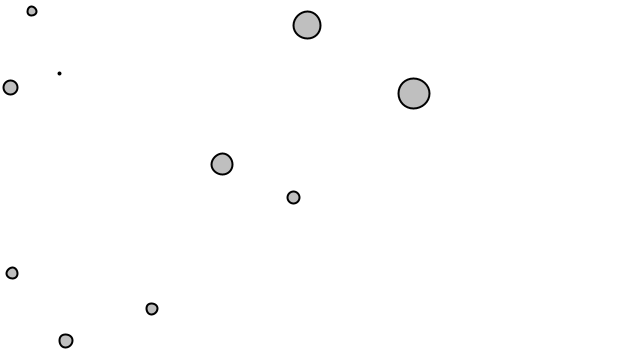
Frame 1 (no input)
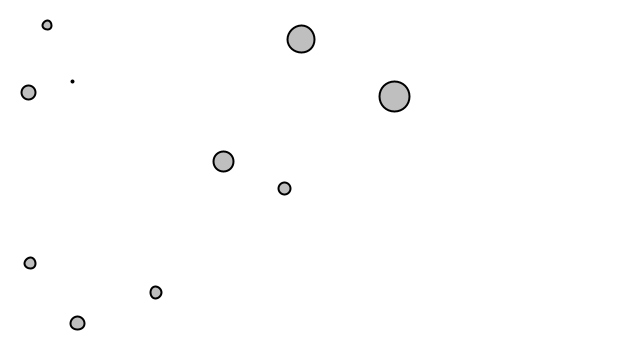
Frame 60 (the mouse pressed at the canvas centre just before this capture)
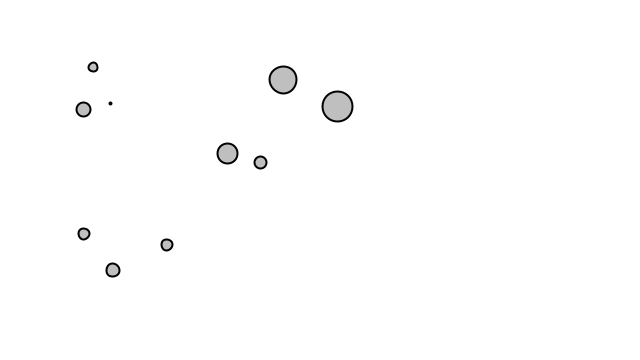
Frame 120 (the mouse held since frame 60 and released just before this capture)

The Processing sketch that drew these frames (run headless with seeded random() and noise(); from frame 60 on, the mouse is pressed at the canvas centre):

// Processing sketch: Example_2_9_N_Bodies
// ── Example_2_9_N_Bodies.pde
// The Nature of Code
// Daniel Shiffman
// http://natureofcode.com

Body[] bodies = new Body[10];

float G = 1;

void setup() {
  size(640, 360);
  for (int i = 0; i < 10; i++) {
    bodies[i] = new Body(random(width), random(height), random(0.1, 2));
  }
}

void draw() {
  background(255);

  for (int i = 0; i < bodies.length; i++) {
    for (int j = 0; j < bodies.length; j++) {
      if (i != j) {
        PVector force = bodies[j].attract(bodies[i]);
        bodies[i].applyForce(force);
      }
    }

    bodies[i].update();
    bodies[i].show();
  }
}

// ── Body.pde
// The Nature of Code
// Daniel Shiffman
// http://natureofcode.com

class Body {
  float mass;
  PVector position, velocity, acceleration;
  
  Body(float x, float y, float m) {
    this.mass = m;
    this.position = new PVector(x, y);
    this.velocity = new PVector(0, 0);
    this.acceleration = new PVector(0, 0);
  }

  void applyForce(PVector force) {
    PVector f = PVector.div(force, this.mass);
    this.acceleration.add(f);
  }

  void update() {
    this.velocity.add(this.acceleration);
    this.position.add(this.velocity);
    this.acceleration.mult(0);
  }

  void show() {
    stroke(0);
    strokeWeight(2);
    fill(127, 127);
    circle(this.position.x, this.position.y, this.mass * 16);
  }

  PVector attract(Body other) {
    // Calculate direction of force
    PVector force = PVector.sub(this.position, other.position);
    // Distance between objects
    float distance = force.mag();
    // Limiting the distance to eliminate "extreme" results for very close or very far objects
    distance = constrain(distance, 5, 25);

    // Calculate gravitional force magnitude
    float strength = (G * this.mass * other.mass) / (distance * distance);
    // Get force vector --> magnitude * direction
    force.setMag(strength);
    return force;
  }
}
